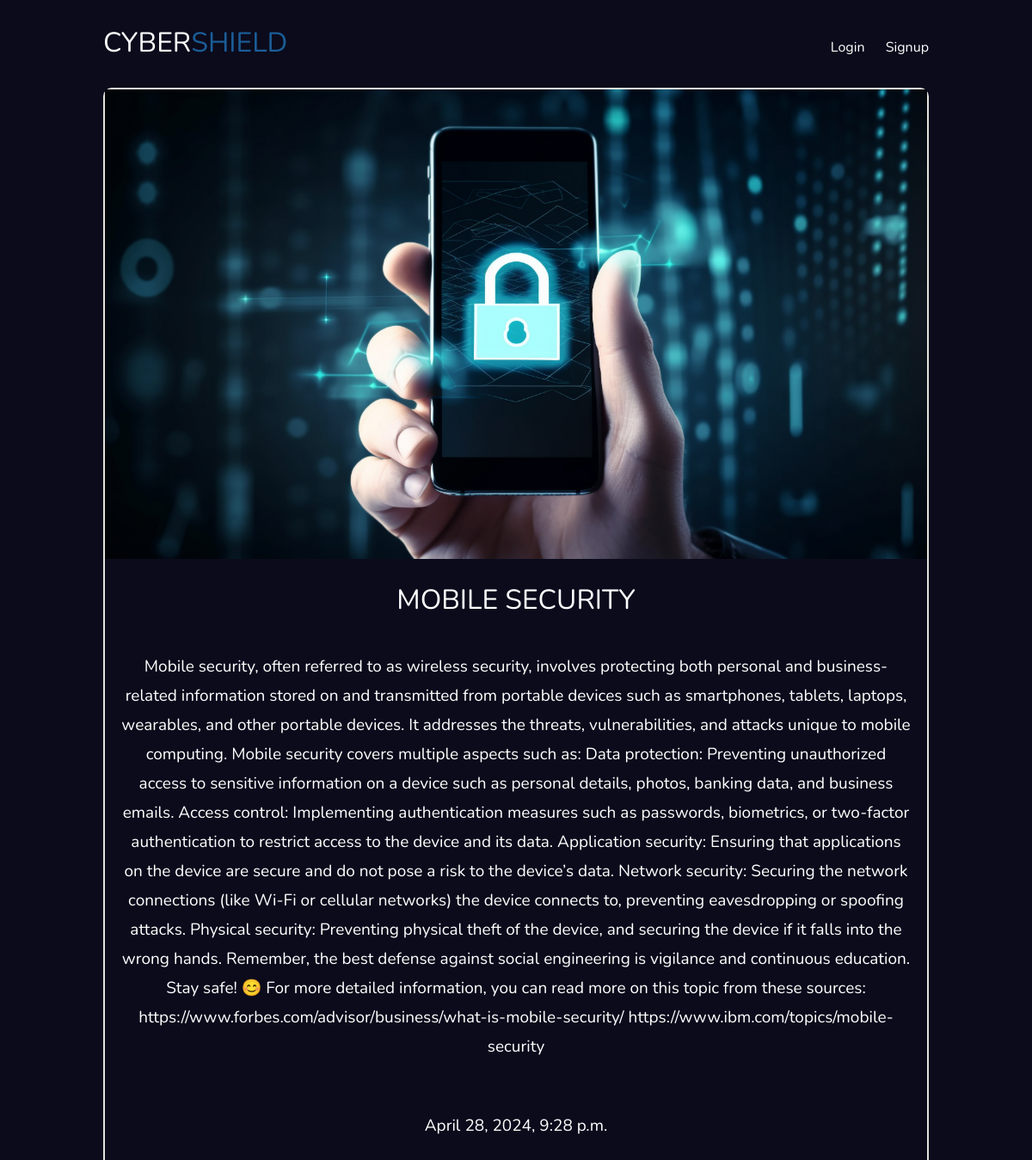
/articles/mobile-security/, run on the app's committed database.
### articles/models.py (models this page shows, shortened)
class Article(models.Model):
    title = models.CharField(max_length=100)
    slug = models.SlugField()
    body = models.TextField()
    date = models.DateTimeField(auto_now_add=True)
    thumb = models.ImageField(default='default.png', blank=True)
    author = models.ForeignKey(User, on_delete=models.CASCADE, default=None)  # Add on_delete argument

### articles/views.py (the view)
# urls.py: path('<slug:slug>/', views.article_detail, name="detail")
def article_detail(request, slug):
    article = Article.objects.get(slug=slug)
    return render(request,'articles/article_detail.html',{'article': article})

### articles/templates/articles/article_detail.html
{% extends 'base_layout.html' %}
{% block content %}
<div class="article-detail">
    <div class="article">
        <img src="{{ article.thumb.url }}" alt="">
        <h2>{{ article.title }}</h2>
        <p>{{ article.body }}</p>
        <p>{{ article.date }}</p>
    </div>
</div>
{% endblock %}

### assets/styles.css (style rules this page uses)
body { background-color: #0b0b1c; background-repeat: no-repeat; color: #fff; }
* { font-family: nunito; }
h1,h2,h3,h4,h5 { font-weight:normal; margin: 0; }
.article { padding: 10px; border: 2px solid rgb(228, 226, 221); position:relative; padding-bottom:40px; border-radius: 10px; }
.article h2 { font-size:1.2em; text-align: center; }
.article p { text-align: center; font-size: 19px; line-height: 34px; padding: 2%; }
.article-detail .article { padding: 0; }
.article-detail .article img { max-width:100%; }
.article-detail .article h2 { text-align: center; margin: 20px auto; font-size: 2em; }

### data on the page
Article: thumb (picture), title "MOBILE SECURITY", body "Mobile security, often referred to as wireless security, involves protecting both personal and business-related information stored on and transmitted from portable devices such as smartphones, tablets, laptops, wearables, and other portable devices. It addresses the threats, vulnerabilities, and attacks unique to mobile computing. Mobile security covers multiple aspects such as: Data protection: Preventing unauthorized access to sensitive information on a device such as personal details, photos, banking data, and business emails. Access control: Implementing authentication measures such as passwords, biometrics, or two-factor authentication to restrict access to the device and its data.…", date "April 28, 2024, 9:28 p.m."
